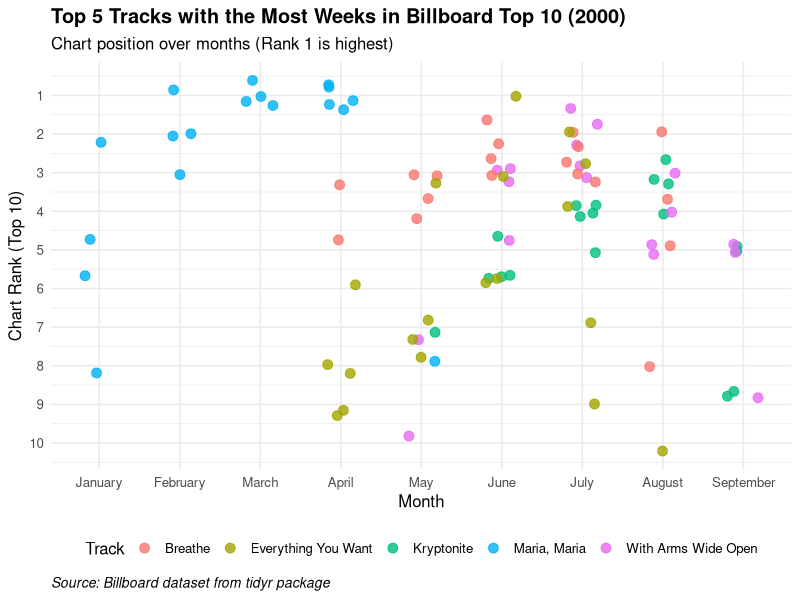

This chart was generated by the following R code:
## ---- chunk 1
# Load libraries
suppressPackageStartupMessages({
  library(tidyverse)
  library(tidyr)
  library(lubridate)
})

# Load data
data("billboard", package = "tidyr")

# Tidy data: pivot weeks into long format
billboard_long <- billboard %>%
  pivot_longer(
    cols = starts_with("wk"),
    names_to = "week",
    names_prefix = "wk",
    values_to = "rank",
    values_drop_na = TRUE
  ) %>%
  mutate(week = as.integer(week))

# Convert week number to actual date and extract month
billboard_long <- billboard_long %>%
  mutate(chart_date = as.Date("2000-01-01") + weeks(week - 1),
         month = month(chart_date, label = TRUE, abbr = FALSE))

# Filter only top 10 chart ranks
billboard_top10 <- billboard_long %>%
  filter(rank <= 10)

# Find top 5 tracks with most weeks in Top 10
top_tracks <- billboard_top10 %>%
  count(artist, track, sort = TRUE) %>%
  slice_max(n, n = 5)

# Filter for top 5 tracks
top5_data <- billboard_top10 %>%
  semi_join(top_tracks, by = c("artist", "track"))

# Plot: Top 10 ranks only, Rank 1 at top
ggplot(top5_data, aes(x = month, y = rank, color = track)) +
  geom_jitter(width = 0.2, height = 0.4, size = 3, alpha = 0.8) +
  scale_y_reverse(breaks = 1:10) +  # Show only ranks 1 to 10, reversed (Rank 1 at top)
  labs(
    title = "Top 5 Tracks with the Most Weeks in Billboard Top 10 (2000)",
    subtitle = "Chart position over months (Rank 1 is highest)",
    x = "Month",
    y = "Chart Rank (Top 10)",
    color = "Track",
    caption = "Source: Billboard dataset from tidyr package"
  ) +
  theme_minimal(base_size = 12) +
  theme(
    plot.title = element_text(face = "bold"),
    legend.position = "bottom",
    plot.caption = element_text(hjust = 0, face = "italic", size = 10)
  )
